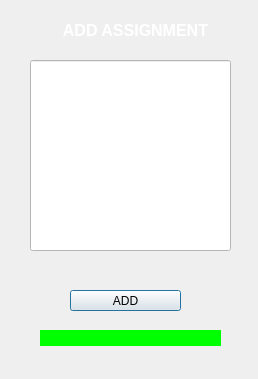
<?xml version="1.0" encoding="UTF-8"?>
<ui version="4.0">
 <class>add</class>
 <widget class="QDialog" name="add">
  <property name="geometry">
   <rect>
    <x>0</x>
    <y>0</y>
    <width>258</width>
    <height>379</height>
   </rect>
  </property>
  <property name="windowTitle">
   <string>Dialog</string>
  </property>
  <widget class="QPushButton" name="pushButton">
   <property name="geometry">
    <rect>
     <x>70</x>
     <y>290</y>
     <width>111</width>
     <height>21</height>
    </rect>
   </property>
   <property name="text">
    <string>ADD</string>
   </property>
  </widget>
  <widget class="QLineEdit" name="lineEdit">
   <property name="geometry">
    <rect>
     <x>30</x>
     <y>60</y>
     <width>201</width>
     <height>191</height>
    </rect>
   </property>
   <property name="styleSheet">
    <string notr="true">background-color: rgb(255, 255, 255);</string>
   </property>
  </widget>
  <widget class="QLabel" name="label0">
   <property name="geometry">
    <rect>
     <x>40</x>
     <y>330</y>
     <width>181</width>
     <height>16</height>
    </rect>
   </property>
   <property name="styleSheet">
    <string notr="true">background-color: rgb(0, 255, 0);</string>
   </property>
   <property name="text">
    <string/>
   </property>
  </widget>
  <widget class="QLabel" name="label">
   <property name="geometry">
    <rect>
     <x>40</x>
     <y>10</y>
     <width>191</width>
     <height>41</height>
    </rect>
   </property>
   <property name="text">
    <string>&lt;html&gt;&lt;head/&gt;&lt;body&gt;&lt;p align=&quot;center&quot;&gt;&lt;span style=&quot; font-size:12pt; font-weight:700; color:#ffffff;&quot;&gt;ADD ASSIGNMENT&lt;/span&gt;&lt;/p&gt;&lt;/body&gt;&lt;/html&gt;</string>
   </property>
  </widget>
 </widget>
 <resources/>
 <connections/>
</ui>
